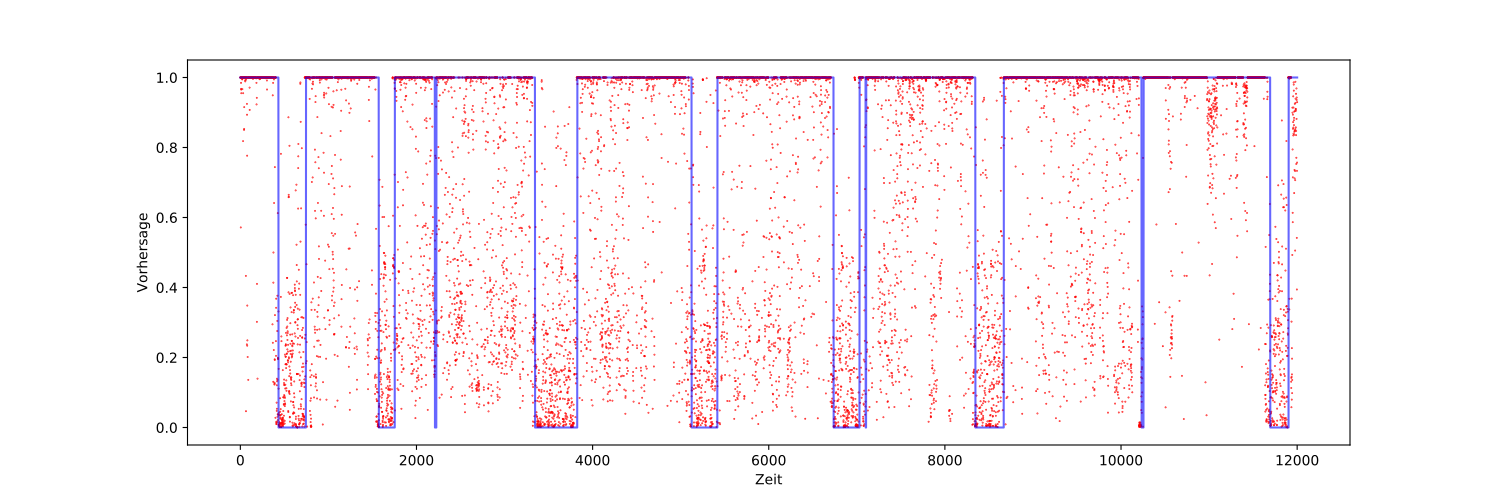

Python code for this plot:
import numpy as np
import deepdish as dd
import matplotlib.pyplot as plt

array = np.array(dd.io.load("points.h5"))
filters = []
result = []

filter_size = 25
chain_size = 5

for i in range(len(array)):
    snippet = array[i-filter_size:i]
    if np.any(snippet > 0.90):  # checks if network is sure that it found a logo
        filters.append(1)
    else:
        filters.append(0)

    last_filter = filters[-1]
    if np.all(np.array(filters[-chain_size:]) == last_filter):  # checks if the last values are the same
        if filters[-1] == 1:
            if np.mean(array[i-chain_size:i]) > 0.9:
                result.append(last_filter)
            else:
                result.append(result[-1])
        else:
            result.append(last_filter)
    else:
        result.append(result[-1])

result[:100] = [1] * 100

plt.figure(figsize=(15,5))
plt.plot(list(range(len(array))), array, "ro", ms=0.4)
plt.plot(list(range(len(result))), result, "b", ms=0.05, alpha=0.6)

plt.xlabel("Zeit")
plt.ylabel("Vorhersage")

plt.ioff()
plt.show()
